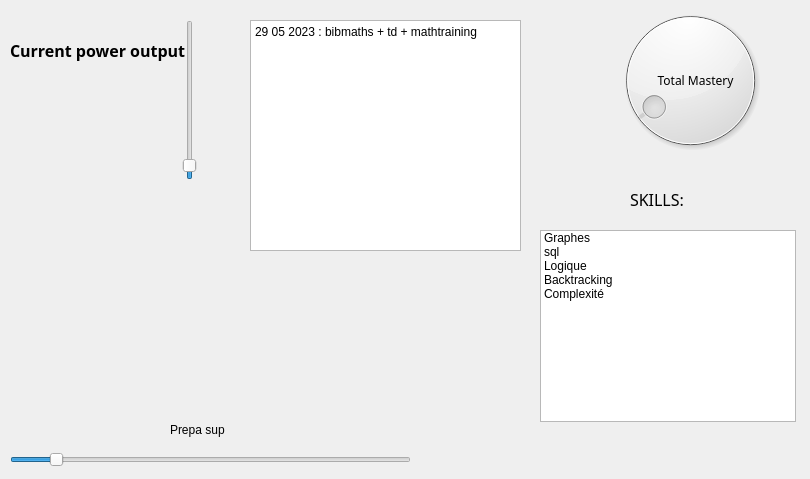
                 <widget class="QWidget" name="tabmain_2">
                  <attribute name="title">
                   <string>Overview</string>
                  </attribute>
                  <widget class="QDial" name="Mastery_2">
                   <property name="geometry">
                    <rect>
                     <x>580</x>
                     <y>0</y>
                     <width>221</width>
                     <height>161</height>
                    </rect>
                   </property>
                   <property name="maximum">
                    <number>100</number>
                   </property>
                   <property name="value">
                    <number>8</number>
                   </property>
                   <property name="wrapping">
                    <bool>false</bool>
                   </property>
                  </widget>
                  <widget class="QLabel" name="label_6">
                   <property name="geometry">
                    <rect>
                     <x>650</x>
                     <y>50</y>
                     <width>91</width>
                     <height>61</height>
                    </rect>
                   </property>
                   <property name="font">
                    <font>
                     <family>ClearlyU</family>
                    </font>
                   </property>
                   <property name="text">
                    <string>Total Mastery</string>
                   </property>
                   <property name="alignment">
                    <set>Qt::AlignCenter</set>
                   </property>
                  </widget>
                  <widget class="QListWidget" name="listWidget_2">
                   <property name="geometry">
                    <rect>
                     <x>540</x>
                     <y>230</y>
                     <width>256</width>
                     <height>192</height>
                    </rect>
                   </property>
                   <item>
                    <property name="text">
                     <string>Graphes</string>
                    </property>
                   </item>
                   <item>
                    <property name="text">
                     <string>sql</string>
                    </property>
                   </item>
                   <item>
                    <property name="text">
                     <string>Logique</string>
                    </property>
                   </item>
                   <item>
                    <property name="text">
                     <string>Backtracking</string>
                    </property>
                   </item>
                   <item>
                    <property name="text">
                     <string>Complexité</string>
                    </property>
                   </item>
                  </widget>
                  <widget class="QLabel" name="label_7">
                   <property name="geometry">
                    <rect>
                     <x>20</x>
                     <y>290</y>
                     <width>111</width>
                     <height>121</height>
                    </rect>
                   </property>
                   <property name="maximumSize">
                    <size>
                     <width>16777215</width>
                     <height>16777215</height>
                    </size>
                   </property>
                   <property name="text">
                    <string/>
                   </property>
                   <property name="pixmap">
                    <pixmap>../../../.designer/backup/res/graph.png</pixmap>
                   </property>
                   <property name="scaledContents">
                    <bool>true</bool>
                   </property>
                   <property name="indent">
                    <number>-1</number>
                   </property>
                  </widget>
                  <widget class="QSlider" name="verticalSlider_2">
                   <property name="geometry">
                    <rect>
                     <x>180</x>
                     <y>20</y>
                     <width>20</width>
                     <height>160</height>
                    </rect>
                   </property>
                   <property name="font">
                    <font>
                     <italic>true</italic>
                    </font>
                   </property>
                   <property name="value">
                    <number>5</number>
                   </property>
                   <property name="orientation">
                    <enum>Qt::Vertical</enum>
                   </property>
                  </widget>
                  <widget class="QSlider" name="horizontalSlider_2">
                   <property name="geometry">
                    <rect>
                     <x>10</x>
                     <y>450</y>
                     <width>401</width>
                     <height>20</height>
                    </rect>
                   </property>
                   <property name="value">
                    <number>10</number>
                   </property>
                   <property name="orientation">
                    <enum>Qt::Horizontal</enum>
                   </property>
                  </widget>
                  <widget class="QLabel" name="label_8">
                   <property name="geometry">
                    <rect>
                     <x>10</x>
                     <y>30</y>
                     <width>201</width>
                     <height>41</height>
                    </rect>
                   </property>
                   <property name="font">
                    <font>
                     <family>Clean</family>
                     <pointsize>12</pointsize>
                     <weight>75</weight>
                     <italic>false</italic>
                     <bold>true</bold>
                    </font>
                   </property>
                   <property name="text">
                    <string>Current power output</string>
                   </property>
                  </widget>
                  <widget class="QLabel" name="label_9">
                   <property name="geometry">
                    <rect>
                     <x>170</x>
                     <y>420</y>
                     <width>81</width>
                     <height>20</height>
                    </rect>
                   </property>
                   <property name="text">
                    <string>Prepa sup</string>
                   </property>
                  </widget>
                  <widget class="QPlainTextEdit" name="plainTextEdit_4">
                   <property name="geometry">
                    <rect>
                     <x>250</x>
                     <y>20</y>
                     <width>271</width>
                     <height>231</height>
                    </rect>
                   </property>
                   <property name="plainText">
                    <string>29 05 2023 : bibmaths + td + mathtraining
</string>
                   </property>
                  </widget>
                  <widget class="QLabel" name="label_10">
                   <property name="geometry">
                    <rect>
                     <x>630</x>
                     <y>190</y>
                     <width>57</width>
                     <height>18</height>
                    </rect>
                   </property>
                   <property name="font">
                    <font>
                     <family>Clean</family>
                     <pointsize>12</pointsize>
                    </font>
                   </property>
                   <property name="text">
                    <string>SKILLS:</string>
                   </property>
                  </widget>
                 </widget>
